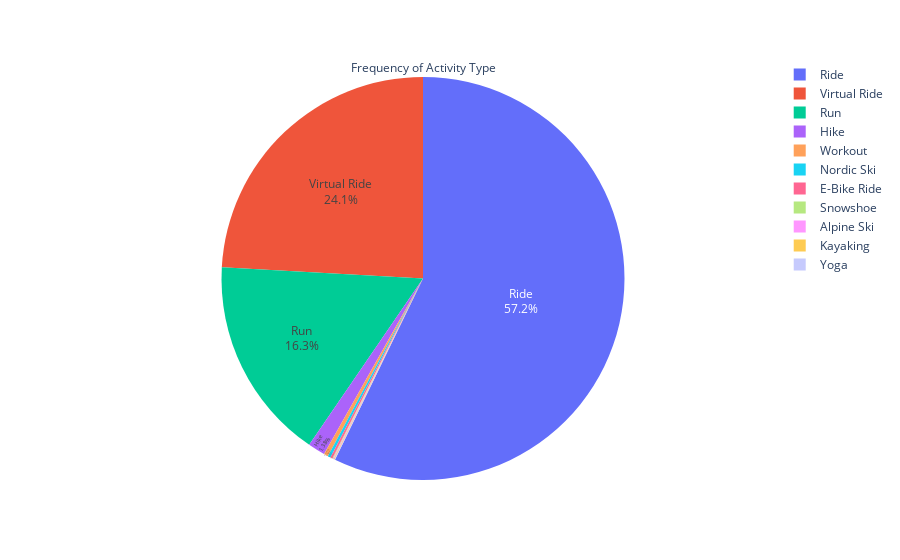

Notebook cell for this chart:
### Code cell
import plotly.express as px
fig = px.pie(data_strava, values='activity_count', names='activity_type')
fig.update_traces(textposition='inside', textinfo='percent+label',title='Frequency of Activity Type')
fig.show()

### Figure 1 — Plotly figure (JSON) as saved in the notebook; plotly's stock layout.template omitted (floating-point values rounded to 4 significant figures; data arrays with more than 128 entries replaced by an {"elided": "..."} marker saying what was removed)
{"data": [{"domain": {"x": [0, 1], "y": [0, 1]}, "hovertemplate": "activity_type=%{label}<br>activity_count=%{value}<extra></extra>", "labels": {"elided": "1738 str values"}, "legendgroup": "", "name": "", "showlegend": true, "textinfo": "percent+label", "textposition": "inside", "title": {"text": "Frequency of Activity Type"}, "type": "pie", "values": {"elided": "1738 int values"}}], "layout": {"legend": {"tracegroupgap": 0}, "margin": {"t": 60}}}
